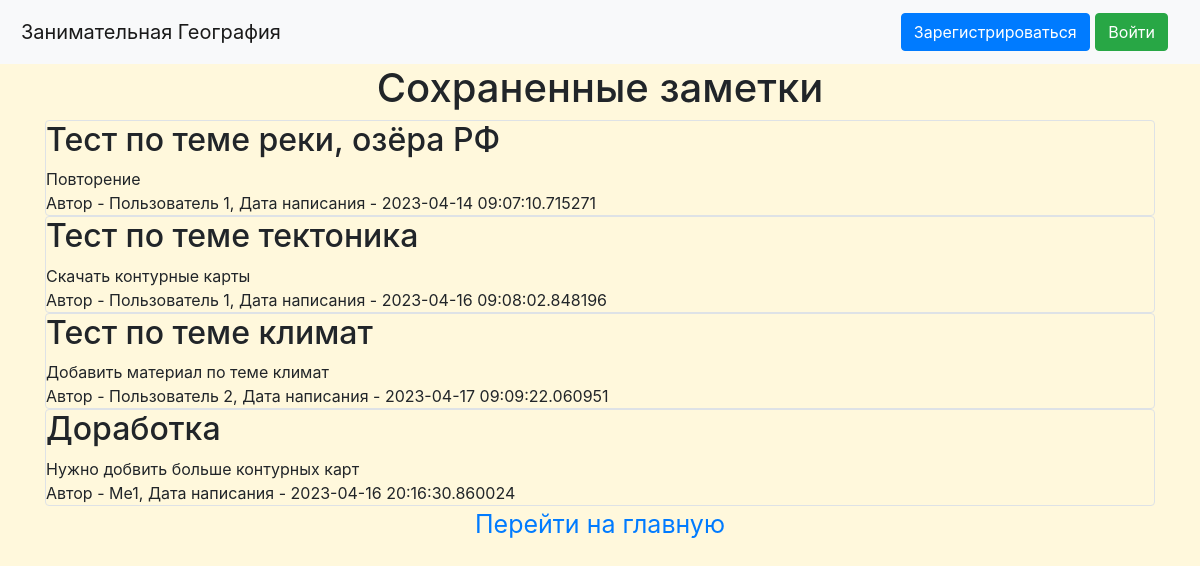
/notes, run on an earlier commit of the app's database.
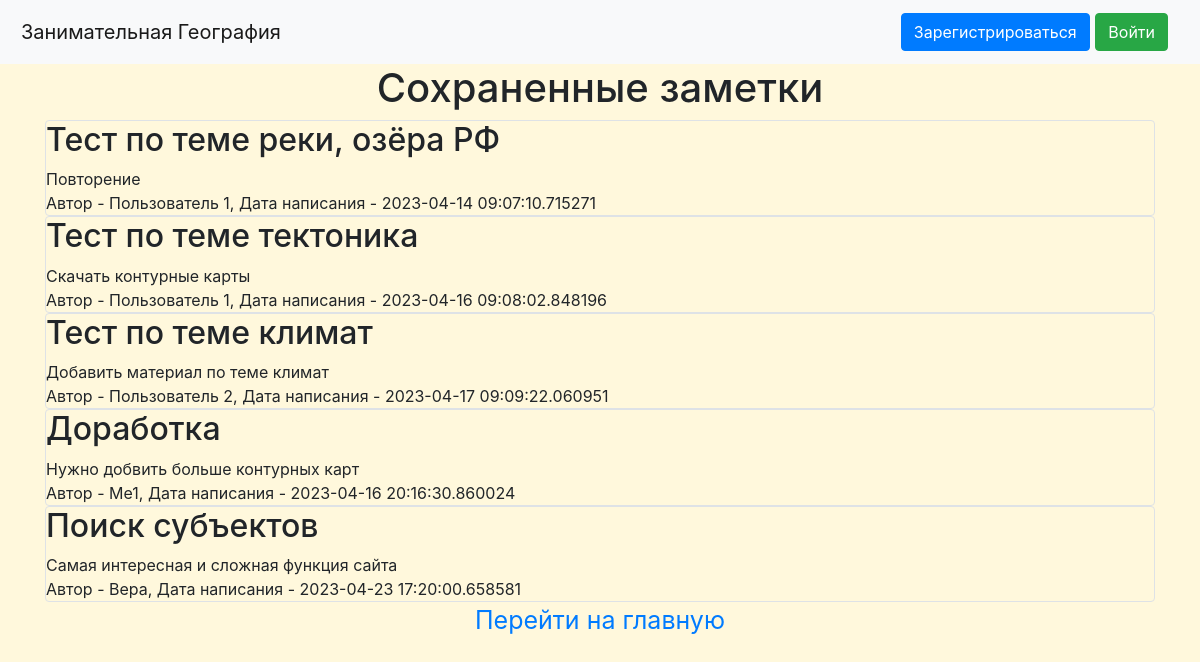
And on a later commit of the database.
### data/news.py (models this page shows)
class News(SqlAlchemyBase):
    __tablename__ = 'news'
    id = sqlalchemy.Column(sqlalchemy.Integer, primary_key=True, autoincrement=True)
    title = sqlalchemy.Column(sqlalchemy.String, nullable=True)
    content = sqlalchemy.Column(sqlalchemy.String, nullable=True)
    created_date = sqlalchemy.Column(sqlalchemy.DateTime, default=datetime.datetime.now)
    is_private = sqlalchemy.Column(sqlalchemy.Boolean, default=True)
    user_id = sqlalchemy.Column(sqlalchemy.Integer, sqlalchemy.ForeignKey("users.id"))
    user = orm.relationship('User')
    categories = orm.relationship("Category", secondary="association", backref="news")

### data/users.py (models this page shows, shortened)
class User(SqlAlchemyBase, UserMixin):
    __tablename__ = 'users'
    id = sqlalchemy.Column(sqlalchemy.Integer, primary_key=True, autoincrement=True)
    name = sqlalchemy.Column(sqlalchemy.String, nullable=True)
    about = sqlalchemy.Column(sqlalchemy.String, nullable=True)
    email = sqlalchemy.Column(sqlalchemy.String, index=True, unique=True, nullable=True)
    hashed_password = sqlalchemy.Column(sqlalchemy.String, nullable=True)
    created_date = sqlalchemy.Column(sqlalchemy.DateTime, default=datetime.datetime.now)
    news = orm.relationship("News", back_populates='user')

### main.py (the view)
@app.route("/notes")
def notes():
    db_sess = db_session.create_session()
    if current_user.is_authenticated:
        news = db_sess.query(News).filter((News.user == current_user) | (News.is_private != True))
    else:
        news = db_sess.query(News).filter(News.is_private != True)
    return render_template("notes.html", news=news)

### data/db_session.py (called while the page is built)
def create_session() -> Session:
    global __factory
    return __factory()

### templates/notes.html (shortened to what this page needs)
{% extends "base.html" %}
{% block content %}
    <h1>Сохраненные заметки</h1>
    {% for item in news %}
        <div class="col-md6 border rounded">
            <h2>{{ item.title }}</h2>
            <div>
                {{ item.content }}
            </div>
            <div>
                Автор - {{ item.user.name }}, Дата написания - {{ item.created_date }}
            </div>
        </div>
    {% endfor %}
    <div class="go_to_homepage">
         <a class="go_to_homepage" href="{{url_for('Geo_Core')}}"> Перейти на главную</a>
    </div>
{% endblock %}

### templates/base.html (shortened to what this page needs)
<!doctype html>
<html lang="en">
<head>
    <link rel="stylesheet"
          href="https://stackpath.bootstrapcdn.com/bootstrap/4.4.1/css/bootstrap.min.css"
>
    <link rel="stylesheet" type="text/css" href="{{url_for('static', filename='css/style.css')}}" />
    <link rel="stylesheet" type="text/css" href="{{url_for('static', filename='css/style_maps.css')}}" />
    <link rel="stylesheet" type="text/css" href="{{url_for('static', filename='css/style_def.css')}}" />
    <link rel="stylesheet" type="text/css" href="{{url_for('static', filename='css/info.css')}}" />
</head>
<body style="background-color:rgb(255, 248, 220);">
<header>
    <nav class="navbar navbar-light bg-light">
        <a class="navbar-brand" href="#">Занимательная География</a>
        <div class="navbar-brand">
        {% if current_user.is_authenticated %}
                {{ current_user.name }}
                <a class="btn btn-danger" href="/logout" >Выход</a>
        {% else %}
                <a class="btn btn-primary" href="/register">Зарегистрироваться</a>
                <a class="btn btn-success" href="/login">Войти</a>
        {% endif %}
        </div>
    </nav>
</header>
<main role="main" class="container">
    {% block content %}{% endblock %}
</main>
</body>
</html>

### static/css/style_maps.css (style rules this page uses)
a { text-align: center; padding: 5px; }
h1 { text-align: center; }

### static/css/style_def.css (style rules this page uses)
* { margin: 0; }
.go_to_homepage { text-align: center; font-size: 25px }

What changed in the data, as far as the page shows it:
added News: title "Поиск субъектов", content "Самая интересная и сложная функция сайта", user.name "Вера", created_date "2023-04-23 17:20:00.658581"
